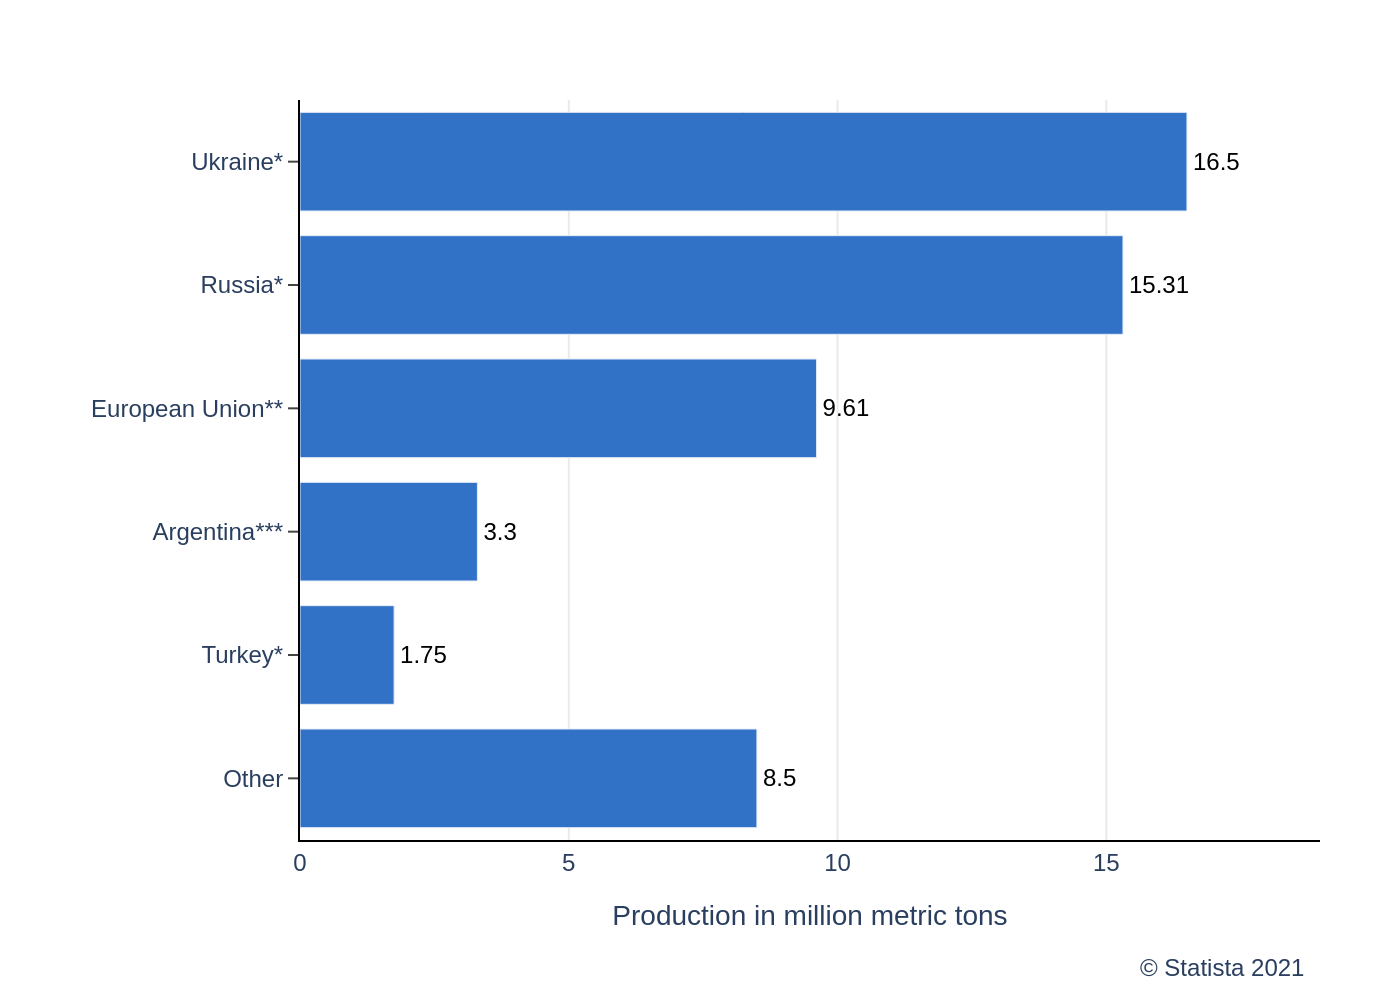

This figure's Python source:
import sys
import json
import os
import plotly.graph_objects as go

if len(sys.argv) != 2:
    print("Usage: python generate_chart.py <json_file_path>")
    sys.exit(1)

json_file_path = sys.argv[1]

try:
    with open(json_file_path, 'r', encoding='utf-8') as f:
        chart_config = json.load(f)
except FileNotFoundError:
    print(f"Error: JSON file not found at {json_file_path}")
    sys.exit(1)
except json.JSONDecodeError:
    print(f"Error: Could not decode JSON from {json_file_path}")
    sys.exit(1)

chart_data = chart_config.get('chart_data', [])
texts = chart_config.get('texts', {})
colors = chart_config.get('colors', [])

categories = [item['category'] for item in chart_data]
values = [item['value'] for item in chart_data]

fig = go.Figure()

fig.add_trace(go.Bar(
    y=categories,
    x=values,
    orientation='h',
    marker=dict(color=colors[0]),
    text=values,
    textposition='outside',
    textfont=dict(family="Arial", size=12, color='black'),
    cliponaxis=False 
))

title_text = ""
if texts.get("title"):
    title_text += texts["title"]
if texts.get("subtitle"):
    title_text += f"<br><sub>{texts['subtitle']}</sub>"

layout = go.Layout(
    title=dict(
        text=title_text,
        x=0.05,
        xanchor='left'
    ),
    xaxis=dict(
        title=texts.get('x_axis_title'),
        showgrid=True,
        gridcolor='#EAEAEA',
        zeroline=False,
        range=[0, max(values) * 1.15],
        showline=True, 
        linecolor='black', 
        linewidth=1
    ),
    yaxis=dict(
        title=texts.get('y_axis_title'),
        autorange='reversed',
        showgrid=False,
        showline=True,
        linecolor='black',
        linewidth=1,
        ticks='outside',
        ticklen=5
    ),
    font=dict(
        family="Arial",
        size=12
    ),
    plot_bgcolor='white',
    paper_bgcolor='white',
    showlegend=False,
    margin=dict(l=150, r=40, t=50, b=80),
    annotations=[
        dict(
            xref='paper',
            yref='paper',
            x=0.99,
            y=-0.15,
            xanchor='right',
            yanchor='top',
            text=texts.get('source', ''),
            showarrow=False,
            font=dict(
                family="Arial",
                size=12
            )
        )
    ]
)

fig.update_layout(layout)

base_filename = os.path.splitext(os.path.basename(json_file_path))[0]
output_filename = f"{base_filename}.png"

fig.write_image(output_filename, scale=2)

print(f"Chart saved to {output_filename}")
